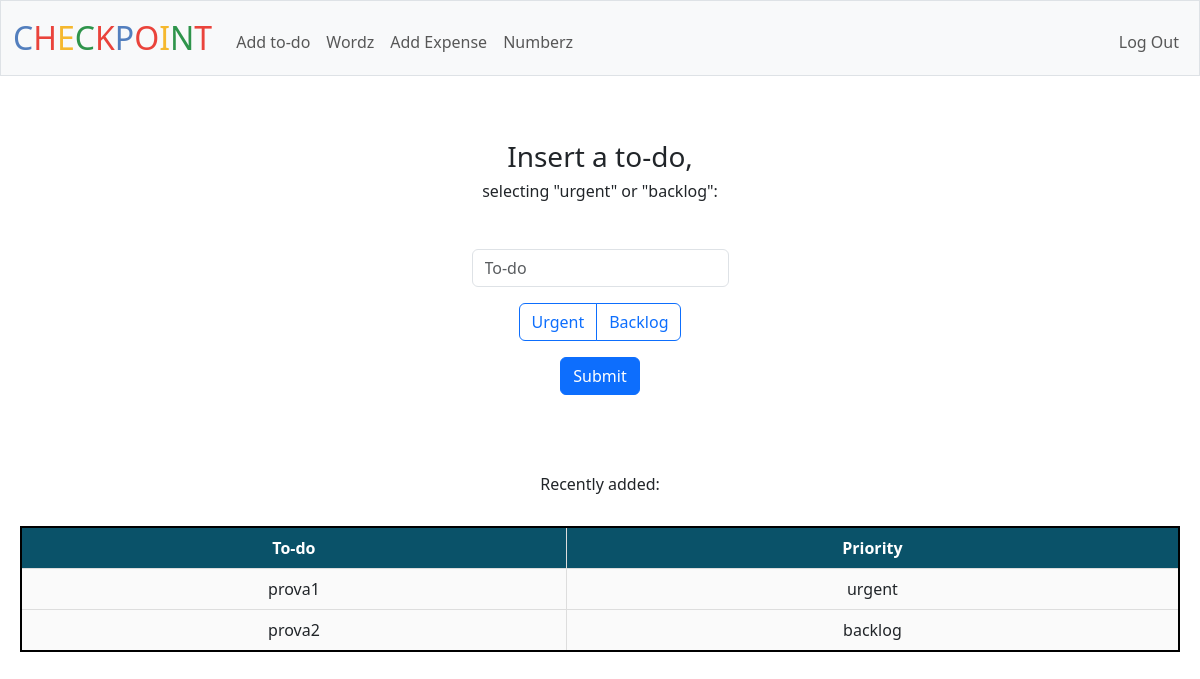
Before: /todo (signed in) with the older database file.
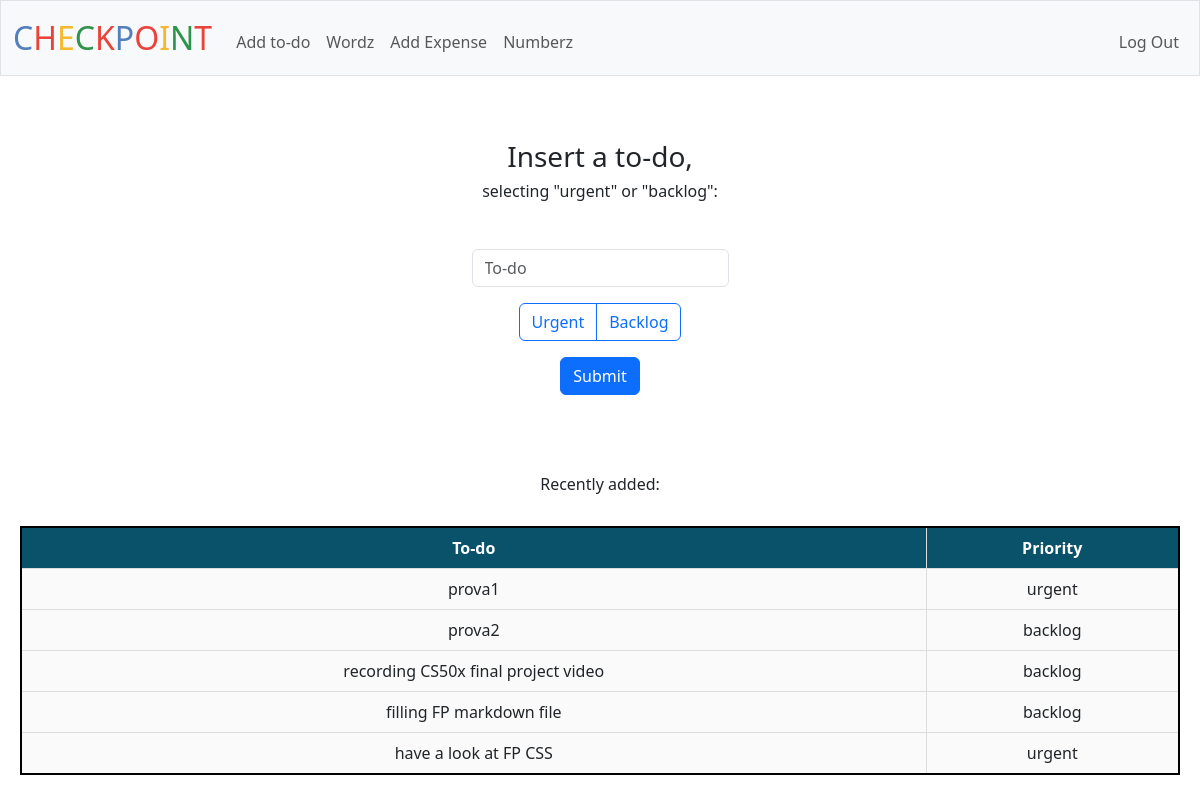
After: the same page with the newer database file.
### tables this page shows
CREATE TABLE "todos" (
id INTEGER PRIMARY KEY AUTOINCREMENT NOT NULL,
username TEXT,
category TEXT,
item TEXT,
status TEXT,
timedate DATETIME DEFAULT CURRENT_TIMESTAMP,
FOREIGN KEY (username) REFERENCES users(username)
);

### app.py (the view)
@app.route("/todo", methods=["GET", "POST"])
@login_required
def todo():
    if request.method == "POST":
        todo=request.form.get("todo")
        prio=request.form.get("prio")
        if not todo or not prio:
            flash("Missing information. Try Again")
            return redirect("/todo")
        if db.execute("SELECT * FROM todos WHERE username = ? AND item = ?", session["username"], todo):
            flash("This todo already exists. Try Again")
            return redirect("/todo")
        db.execute("INSERT INTO todos (username, category, item, status) VALUES (?,?,?,?)",session["username"], prio, todo, "open")
        return redirect("/todo")
    else: #if GET mando html
        todo_history = db.execute("SELECT item, category FROM todos WHERE username = ? LIMIT 5", session["username"])
        return render_template("todo.html", todo_history=todo_history)

### app.py (called while the page is built)
@app.after_request
def after_request(response):
    response.headers["Cache-Control"] = "no-cache, no-store, must-revalidate"
    response.headers["Expires"] = 0
    response.headers["Pragma"] = "no-cache"
    return response

### helpers.py (called while the page is built)
def login_required(f):
    @wraps(f)
    def decorated_function(*args, **kwargs):
        if session.get("user_id") is None:
            return redirect("/login")
        return f(*args, **kwargs)
    return decorated_function

### templates/todo.html (shortened to what this page needs)
{% extends "layout.html" %}
{% block main %}
<p>
    <h3> Insert a to-do,</h3>
    <h6> selecting "urgent" or "backlog":</h6><br>
</p>
<form action="/todo" method="post">
    <div class="mb-3">
        <input autocomplete="off" autofocus class="form-control mx-auto w-auto" name="todo" placeholder="To-do" type="text">
    </div>
    <div class="mb-3 btn-group" role="group">
        <label class="btn btn-outline-primary" for="urgent">Urgent</label>
        <label class="btn btn-outline-primary" for="backlog">Backlog</label>
    </div>
    <div class="mb-3">
        <button class="btn btn-primary" type="submit">Submit</button>
    </div>
</form>
    <p>
        <br><br></vr><h6>Recently added:</h6>
    </p>
    <table>
        <tr>
            <th>To-do</th>
            <th>Priority</th>
        </tr>
        {% for row in todo_history %}
        <tr>
            <td>{{ row.item }}</td>
            <td>{{ row.category }}</td>
        </tr>
        {% endfor %}
    </table>
{% endblock %}

### templates/layout.html (shortened to what this page needs)
<!DOCTYPE html>
<html lang="en">
    <head>
        <link href="https://cdn.jsdelivr.net/npm/bootstrap@5.3.3/dist/css/bootstrap.min.css" rel="stylesheet">
        <link href="/static/styles.css" rel="stylesheet">
    </head>
    <body>
        <nav class="bg-light border navbar navbar-expand-md navbar-light">
            <div class="container-fluid">
                <a class="navbar-brand" href="/"><span class="blue">C</span><span class="red">H</span><span class="yellow">E</span><span class="green">C</span><span class="red">K</span><span class="blue">P</span><span class="red">O</span><span class="yellow">I</span><span class="green">N</span><span class="red">T</span></a>
                <div class="collapse navbar-collapse" id="navbar">
                    {% if session["user_id"] %}
                        <ul class="navbar-nav me-auto mt-2">
                            <li class="nav-item"><a class="nav-link" href="/todo">Add to-do</a></li>
                            <li class="nav-item"><a class="nav-link" href="/wordz">Wordz</a></li>
                            <li class="nav-item"><a class="nav-link" href="/expense">Add Expense</a></li>
                            <li class="nav-item"><a class="nav-link" href="/numberz">Numberz</a></li>
                        </ul>
                        <ul class="navbar-nav ms-auto mt-2">
                            <li class="nav-item"><a class="nav-link" href="/logout">Log Out</a></li>
                        </ul>
                    {% else %}
                        <ul class="navbar-nav ms-auto mt-2">
                            <li class="nav-item"><a class="nav-link" href="/register">Register</a></li>
                            <li class="nav-item"><a class="nav-link" href="/login">Log In</a></li>
                        </ul>
                    {% endif %}
                </div>
            </div>
        </nav>
        <main class="container py-5 text-center">
            {% block main %}{% endblock %}
        </main>
    </body>
</html>

### static/styles.css (style rules this page uses)
nav .navbar-brand { font-size: xx-large; }
nav .navbar-brand .blue { color: #537fbe; }
nav .navbar-brand .red { color: #ea433b; }
nav .navbar-brand .yellow { color: #f5b82e; }
nav .navbar-brand .green { color: #2e944b; }
table { margin-top: 2rem; margin-bottom: 3rem; margin-left: auto; margin-right: auto; border: 2px solid black; border-collapse: collapse; background-color: #FAFAFA; }
td, th { border: 1px solid black; padding: 8px; text-align: center; }
th { background-color: #0A5269; color: white; }
a { text-decoration: none; }
.container { max-width: 1200px; margin: 0 auto; padding: 20px; }
table { width: 100%; border-collapse: collapse; }
table th, table td { border: 1px solid #ddd; padding: 8px; }

Changed rows visible on the page:
added todos: item "recording CS50x final project video", category "backlog"
added todos: item "filling FP markdown file", category "backlog"
added todos: item "have a look at FP CSS", category "urgent"
